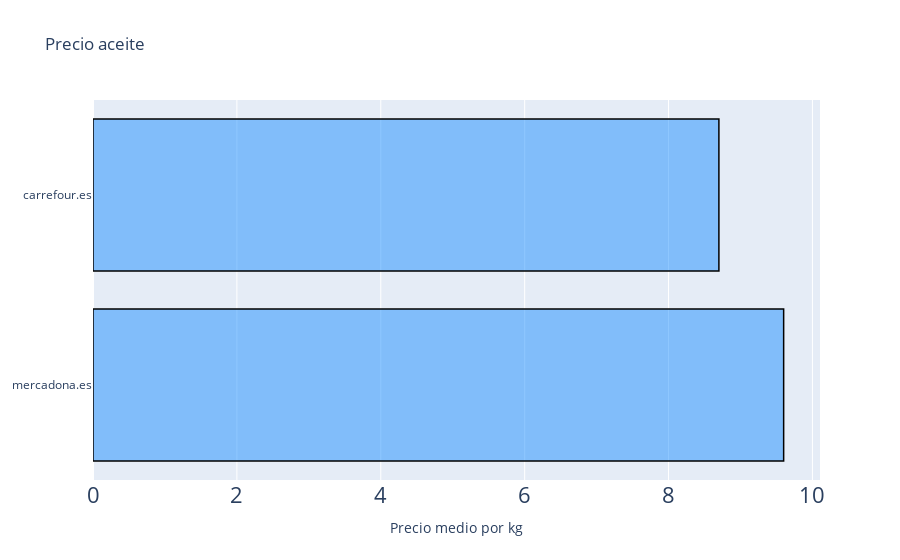

The notebook cell saved with this chart:
### Code cell
trace1 = go.Bar(x = [9.6,8.7,8.2],
               y =ace.index ,
               name = 'Precio aceite',
               orientation = 'h',
               marker = dict(color = 'rgba(30,144,255, 0.5)',
                line = dict(color='rgb(0,0,0)', width = 1.5)))

data = [trace1]

layout = go.Layout(barmode = "group", title='Precio aceite', xaxis_title="Precio medio por kg",xaxis=dict(tickfont=dict(size=22)))

fig = go.Figure(data = data, layout = layout)

display(fig)

### Figure 1 — Plotly figure (JSON) as saved in the notebook; plotly's stock layout.template omitted (floating-point values rounded to 4 significant figures)
{"data": [{"marker": {"color": "rgba(30,144,255, 0.5)", "line": {"color": "rgb(0,0,0)", "width": 1.5}}, "name": "Precio aceite", "orientation": "h", "type": "bar", "x": [9.6, 8.7, 8.2], "y": ["mercadona.es", "carrefour.es"]}], "layout": {"barmode": "group", "title": {"text": "Precio aceite"}, "xaxis": {"tickfont": {"size": 22}, "title": {"text": "Precio medio por kg"}}}}
